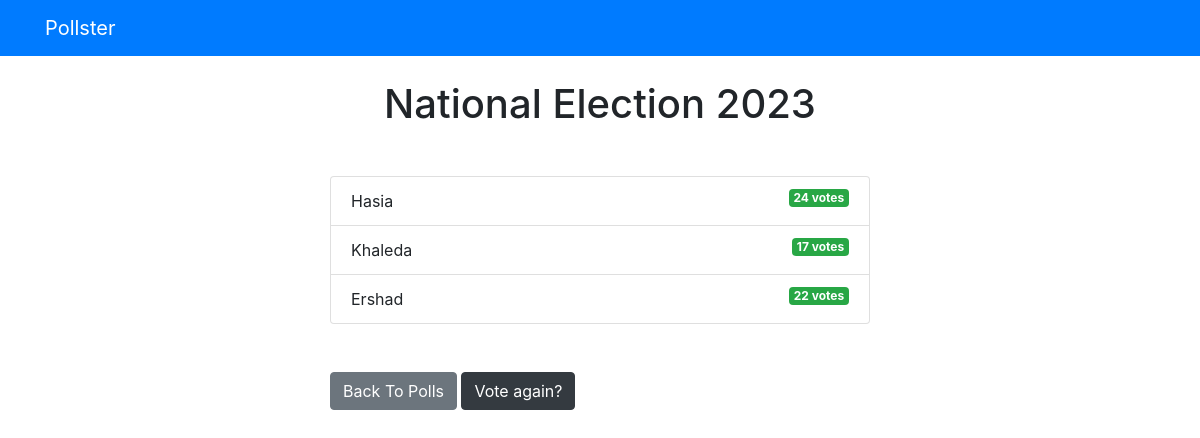
Screenshot of /polls/3/results/ with the database file from the repository.
### polls/models.py (models this page shows, shortened)
class Question(models.Model):
    question_text = models.CharField(max_length=200)
    pub_date = models.DateTimeField('date published')

class Choice(models.Model):
    question = models.ForeignKey(Question, on_delete=models.CASCADE)
    choice_text = models.CharField(max_length=200)
    votes = models.IntegerField(default=0)

### polls/views.py (the view)
# urls.py: path('<int:question_id>/results/', views.results, name='results'),
def results(request, question_id):
  question = get_object_or_404(Question, pk=question_id)
  return render(request, 'polls/results.html', { 'question': question })

### templates/polls/results.html (shortened to what this page needs)
{% extends 'base.html' %}
{% block content %}
<h1 class="mb-5 text-center">{{ question.question_text }}</h1>
<ul class="list-group mb-5">
	{% for choice in question.choice_set.all %}
	<li class="list-group-item">
		{{ choice.choice_text }}  <span class="badge badge-success float-right">{{ choice.votes }} vote{{ choice.votes | pluralize }}</span>
	</li>
	{% endfor %}
</ul>
<a class="btn btn-secondary" href="{% url 'polls:index' %}">Back To Polls</a>
<a class="btn btn-dark" href="{% url 'polls:detail' question.id %}">Vote again?</a>
{% endblock %}

### rows the page displays
Question: question_text "National Election 2023"
Choice: choice_text "Hasia", votes "24", votes|pluralize "s"
Choice: choice_text "Khaleda", votes "17", votes|pluralize "s"
Choice: choice_text "Ershad", votes "22", votes|pluralize "s"
